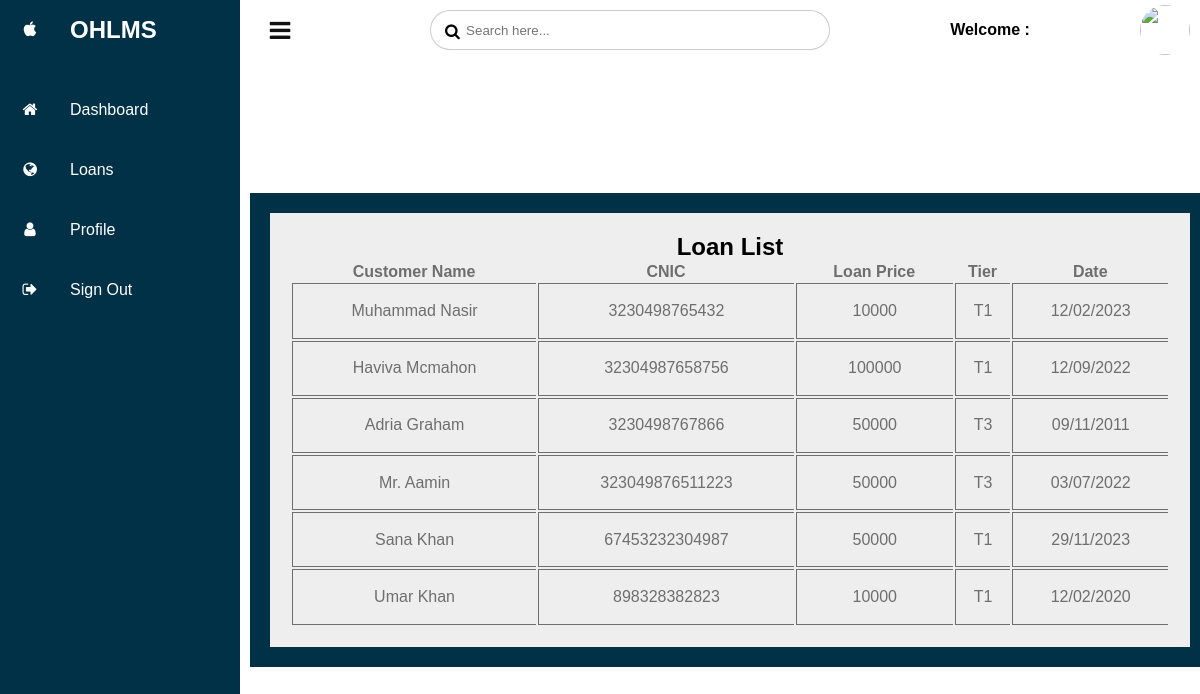
The app's page /dashboard/admin_user_loan.php with its own data.
### tables this page shows
CREATE TABLE `loan` (
  `id` int(11) NOT NULL,
  `name` varchar(100) NOT NULL,
  `fathar_name` varchar(100) NOT NULL,
  `cnic` varchar(100) NOT NULL,
  `loan_price` varchar(255) NOT NULL,
  `tier_name` varchar(255) NOT NULL,
  `contact` varchar(100) NOT NULL,
  `date` varchar(100) NOT NULL,
  `status` varchar(100) NOT NULL
);

### dashboard/admin_user_loan.php (the view, shortened to what this page needs)
<?php
include('../functions.php');
include('admin_header.php');
?>
			<div class="details">
				<div class="recentOrders">
					<div class="cardHeader">
						<center><h2>Loan List</h2></center>
					</div>
					<table>
						<tbody align="center">
							<tr>
								<th>Customer Name</th>
								<th>CNIC</th>
								<th>Loan Price</th>
								<th>Tier</th>
								<th>Date</th>
							</tr>
							<?php
								$sql ="SELECT * FROM `loan`";
								$run = mysqli_query($conn,$sql);
								while($row=mysqli_fetch_assoc($run))
								{
									echo '<tr>
									<td>'.$row["name"].'</td>
									<td>'.$row["cnic"].'</td>
									<td>'.$row["loan_price"].'</td>
									<td>'.$row["tier_name"].'</td>
									<td>'.$row["date"].'</td>
								</tr>';
								}
							?>
						</tbody>
					</table>
				</div>
			</div>
		</div>
	</div>
</div>
</body>
</html>

### dashboard/css/index.css (style rules this page uses)
* { margin: 0; padding: 0; box-sizing: border-box; font-family: 'poppins',sans-serif; }
body { overflow-x: hidden; }
.details { background: #003147; margin-top: 500px; margin-right: 20px; position: absolute; width: 100%; padding: 20px; display: grid; }
.details .recentOrders { position: relative; display: grid; min-height: 330px; background: #eee; padding: 20px; }
td { border-top: 1px solid #6f6e6e; border-left: 1px solid #6f6e6e; border-bottom: 1px solid #6f6e6e; }
td { padding: 2%; }
tbody { margin-top: 10%; color: #6f6e6e; }

### dashboard/admin_user_loan.php (style rules this page uses)
.details { margin-top: 800px; }

### records on screen
loan: name "Muhammad Nasir", cnic "3230498765432", loan_price "10000", tier_name "T1", date "12/02/2023"
loan: name "Haviva Mcmahon", cnic "32304987658756", loan_price "100000", tier_name "T1", date "12/09/2022"
loan: name "Adria Graham", cnic "3230498767866", loan_price "50000", tier_name "T3", date "09/11/2011"
loan: name "Mr. Aamin", cnic "323049876511223", loan_price "50000", tier_name "T3", date "03/07/2022"
loan: name "Sana Khan", cnic "67453232304987", loan_price "50000", tier_name "T1", date "29/11/2023"
loan: name "Umar Khan", cnic "898328382823", loan_price "10000", tier_name "T1", date "12/02/2020"
